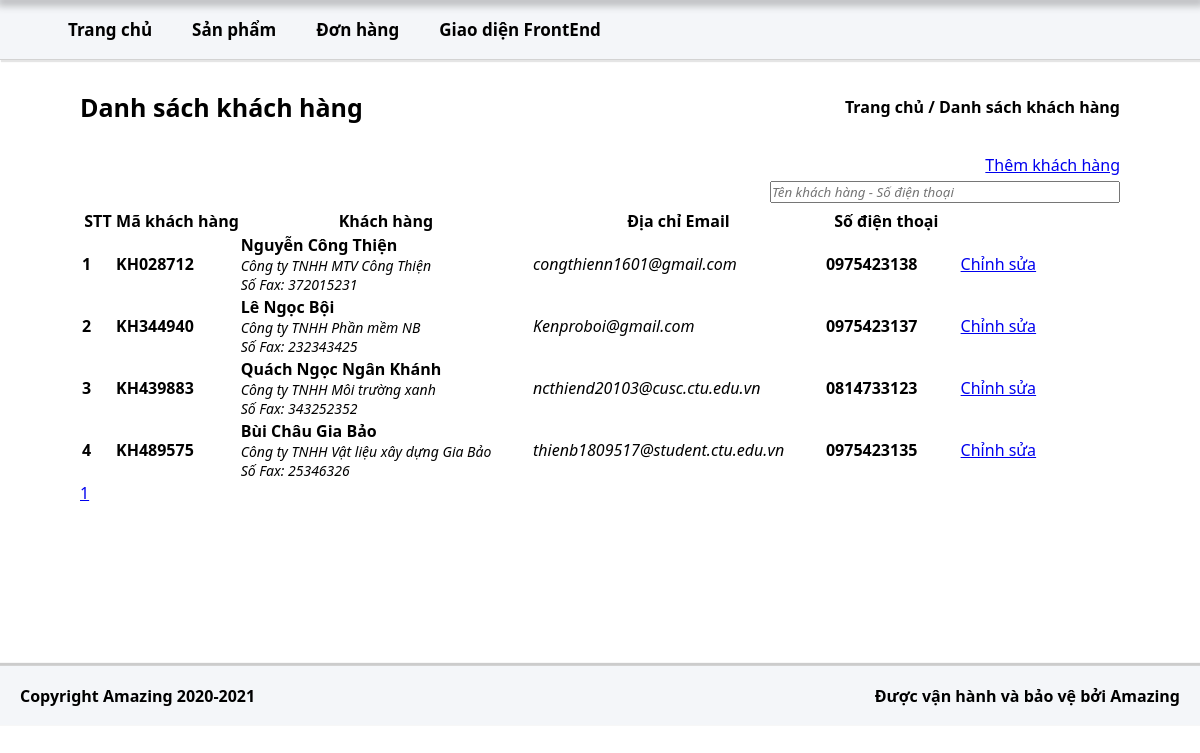
Before: /backend/customer/index.php with the older database file.
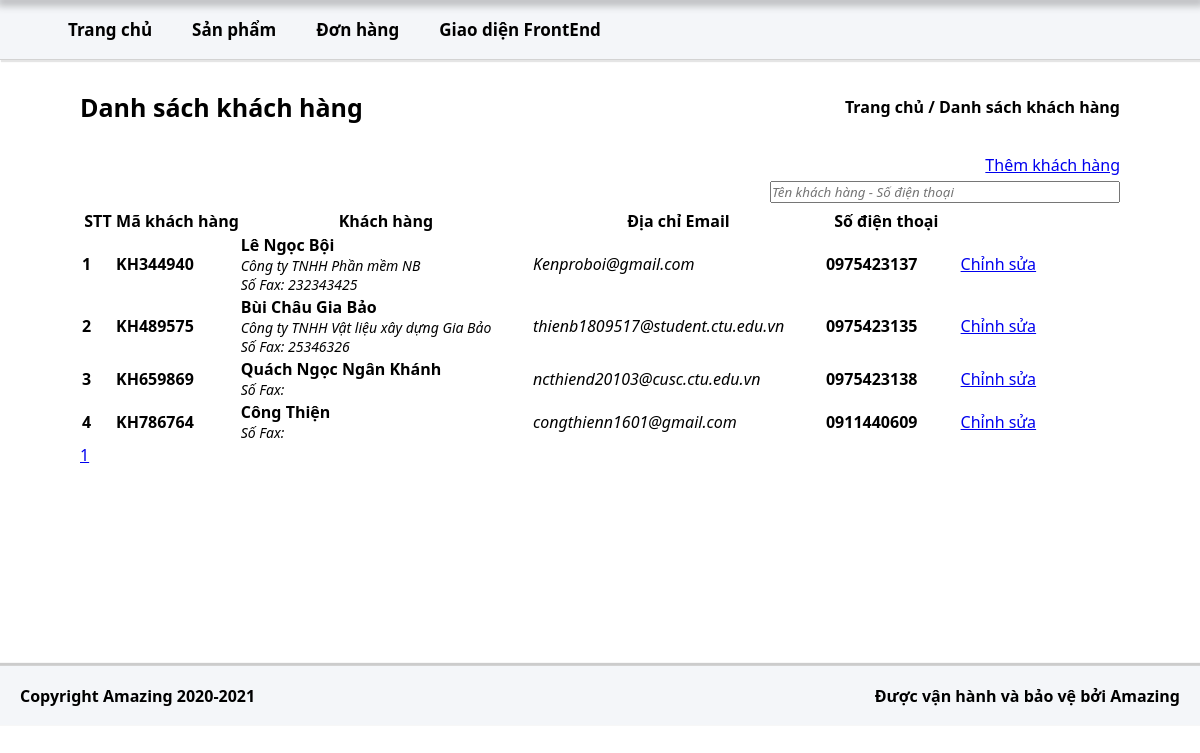
After: the same page with the newer database file.
### tables this page shows
CREATE TABLE `khachhang` (
  `MSKH` char(8) NOT NULL,
  `EmailKH` varchar(50) NOT NULL,
  `HoTenKH` varchar(255) DEFAULT NULL,
  `TenCongTy` varchar(255) DEFAULT NULL,
  `Password` text DEFAULT NULL,
  `SoDienThoai` char(10) DEFAULT NULL,
  `SoFax` varchar(255) DEFAULT NULL
);

### backend/customer/index.php (the view, shortened to what this page needs)
<!DOCTYPE html>
<html lang="en">
<head>
    <link rel="stylesheet" href="customer_list.css">
</head>
<body>
    <div class="main">
        <div class="row no-gutters" style="position: relative;">
                    <?php include_once __DIR__ . '/../layouts/partials/slidebar.php' ?>
            <div class="col l-10 main_content">
                <div>
                    <?php include_once __DIR__ . '/../layouts/partials/header.php' ?>
                </div>
                <div class="item_content">
                    <div class="item_header">
                        <div class="item_title">
                            Danh sách khách hàng
                        </div>
                        <div class="item_navbar">
                            <a href="/../Amazing-PHP/backend/">Trang chủ</a> / <a href="/../Amazing-PHP/backend/customer/">Danh sách khách hàng</a>
                        </div>
                    </div>
                    <div class="customer_list">
                        <div class="customer_list--header">
                            <a href="/../Amazing-PHP/backend/customer/add/" class="btn btn-primary">Thêm khách hàng</a>
                        </div>
                        <div class="search_customer">
                            <input type="text" id="search_customer" class="form-control" placeholder="Tên khách hàng - Số điện thoại">
                        </div>
                        <div class="customer_list--content">
                            <?php
                                include_once __DIR__ . '/../connect_db.php';
                                $sql_sum_count = <<<EOT
                                    SELECT COUNT(*) tongkh FROM khachhang
                                EOT;
                                $query_sum_count = mysqli_query($conn,$sql_sum_count);
                                $result_sum_count = mysqli_fetch_array($query_sum_count,MYSQLI_ASSOC);
                                $TOTAL_COUNT = $result_sum_count['tongkh'];
                                $ROW_PAGE = 5;
                                $TOTAL_PAGE = ceil($TOTAL_COUNT / $ROW_PAGE);
                                $PAGE = isset($_GET['page']) ? $_GET['page'] : 1;
                                $OFFSET = ($PAGE - 1) * $ROW_PAGE;
                                $sql_select_customer = <<<EOT
                                    SELECT * FROM khachhang LIMIT $OFFSET , $ROW_PAGE
                                EOT;
                                $query_select = mysqli_query($conn,$sql_select_customer);
                                $data_customer =[];
                                while($result = mysqli_fetch_array($query_select,MYSQLI_ASSOC)){
                                    $data_customer[] = array(
                                        'mskh' => $result['MSKH'],
                                        'hoten' => $result['HoTenKH'],
                                        'sodienthoai' => $result['SoDienThoai'],
                                        'email' => $result['EmailKH'],
                                        'congty' => $result['TenCongTy'],
                                        'sofax' => $result['SoFax']
                                    );
                                }
                                $i=0;
                            ?>
                            <table class="table">
                                <thead class="bg-dark text-white">
                                    <th>STT</th>
                                    <th width="13%">Mã khách hàng</th>
                                    <th>Khách hàng</th>
                                    <th>Địa chỉ Email</th>
                                    <th>Số điện thoại</th>
                                    <th></th>
                                </thead>
                                <tbody id="result_customer">
                                    <?php foreach($data_customer as $val):?>
                                        <?php $i++;?>
                                        <tr>
                                            <td><strong><?=$i?></strong></td>
                                            <td><strong><?=$val['mskh']?></strong></td>
                                            <td>
                                                <strong><?=$val['hoten']?></strong></br>
                                                <?php if(!empty($val['congty'])):?>
                                                    <div class="company"><?=$val['congty']?></div>
                                                <?php endif;?>
                                                <?php if(!empty($val['sofax'])):?>
                                                    <div class="company">Số Fax: <?=$val['sofax']?></div>
                                                <?php endif;?>
                                            </td>
                                            <td><span class="customer_email"><?=$val['email']?></span></td>
                                            <td><span class="customer_number"><?=$val['sodienthoai']?></span></td>
                                            <td>
                                                <div class="action">
                                                    <a href="/../Amazing-PHP/backend/customer/edit/?customer_id=<?=$val['mskh']?>" class="btn btn-secondary btn-sm">Chỉnh sửa</a>
                                                </div>
                                            </td>
                                        </tr>
                                    <?php endforeach;?>
                                </tbody>
                            </table>
                        </div>
                        <div>
                            <div class="paginate">
                                <ul class="pagination">
                                    <?php for($i = 1;$i<=$TOTAL_PAGE;$i++):?>
                                        <li class=" page-item"><a class="page-link text-dark" href="?page=<?=$i?>"><?=$i?></a></li>
                                    <?php endfor;?>
                                </ul>
                            </div>
                        </div>
                    </div>
                </div>
                <div>
                    <?php include_once __DIR__ . '/../layouts/partials/footer.php' ?>
                </div>
            </div>
        </div>
    </div>
</body>
</html>

### backend/layouts/partials/slidebar.php (shortened to what this page needs)
<link rel="stylesheet" href="/../Amazing-PHP/backend/layouts/css/style_slidebar.css">

### backend/layouts/partials/header.php (shortened to what this page needs)
<link rel="stylesheet" href="/../Amazing-PHP/backend/layouts/css/style_header.css">
<div class="header_container">
    <ul class="header_item">
        <li><label class="header_item--child" id="hide_slidebar" for="check_hide_slidebar"><i style="font-size: 20px;" class="fas fa-bars"></i></label></li>
        <li class="header_item--child"><a href="/../Amazing-PHP/backend/">Trang chủ</a></li>
        <li class="header_item--child"><a href="/../Amazing-PHP/backend/products/">Sản phẩm</a></li>
        <li class="header_item--child"><a href="/../Amazing-PHP/backend/order/">Đơn hàng</a></li>
        <li class="header_item--child"><a href="/../Amazing-PHP/frontend/">Giao diện FrontEnd</a></li>
    </ul>
    <ul class="header_item">
        <li class="header_item--child"><i class="fas fa-search"></i></li>
        <li class="header_item--child"><i class="far fa-comments"></i></li>
        <li class="header_item--child"><i class="fas fa-bell"></i></li>
    </ul>
</div>

### backend/layouts/partials/footer.php
<link rel="stylesheet" href="/../Amazing-PHP/backend/layouts/css/style_footer.css">
<div class="footer">
    <span class="footer_item">Copyright <i class="far fa-copyright"></i> Amazing 2020-2021</span>
    <span class="footer_item">Được vận hành và bảo vệ bởi Amazing</span>
</div>

### backend/customer/customer_list.css (style rules this page uses)
::placeholder { font-style: italic; }
.customer_list { margin-top: 30px; }
.customer_list--header { display: flex; justify-content: end; margin-bottom: 5px; }
.company { font-style: italic; font-size: 14px; }
.customer_email { font-style: italic; }
.customer_number { font-weight: 600; }
.action { float: right; }
.search_customer { display: flex; justify-content: end; margin: 5px 0; }
#search_customer { width: 350px; }

### backend/layouts/css/style_slidebar.css (style rules this page uses)
html { --color:white; }

### backend/layouts/css/style_header.css (style rules this page uses)
* { margin: 0; padding: 0; box-sizing: border-box; font-family:'Segoe UI', Tahoma, Geneva, Verdana, sans-serif; }
ul { list-style-type: none; margin-bottom: 0 !important; }
label { margin-bottom: 0 !important; }
.header_item a { text-decoration: none; color: black; }
.header_container { display: flex; justify-content: space-between; align-items: center; width: 100%; float: right; height: 60px; border-bottom: 1px solid lightgray; padding: 8px; box-shadow: 2px 1px 1px 1px rgba(0, 0, 0, 0.1); font-size: 16px; background-color: #f4f6f9; }
.header_item { display: flex; align-items: center; color: black; }
.header_item--child { padding: 8px 20px; font-size: 17px; font-weight: 600; }
.item_content { min-height: 665px; padding: 20px 80px; }
.item_header { width: 100%; display: flex; justify-content: space-between; align-items: center; padding-top: 30px; }
.item_title { font-weight: 600; font-size: 25px; }
.item_navbar { font-weight: 600; }
.item_navbar > a { text-decoration: none; color: black; }

### backend/layouts/css/style_footer.css (style rules this page uses)
.footer { display: flex; width: 100%; float: right; justify-content: space-between; align-items: center; height: 60px; padding: 16px 20px; border-top: 1px solid lightgray; box-shadow: 1px -1px 1px 1px rgba(0,0,0,0.2); font-weight: 600; background-color: #f4f6f9; }

Changed rows visible on the page:
removed khachhang: MSKH "KH028712", HoTenKH "Nguyễn Công Thiện", TenCongTy "Công ty TNHH MTV Công Thiện", SoFax "372015231", EmailKH "congthienn1601@gmail.com", SoDienThoai "0975423138"
removed khachhang: MSKH "KH439883", HoTenKH "Quách Ngọc Ngân Khánh", TenCongTy "Công ty TNHH Môi trường xanh", SoFax "343252352", EmailKH "ncthiend20103@cusc.ctu.edu.vn", SoDienThoai "0814733123"
added khachhang: MSKH "KH659869", HoTenKH "Quách Ngọc Ngân Khánh", EmailKH "ncthiend20103@cusc.ctu.edu.vn", SoDienThoai "0975423138"
added khachhang: MSKH "KH786764", HoTenKH "Công Thiện", EmailKH "congthienn1601@gmail.com", SoDienThoai "0911440609"
